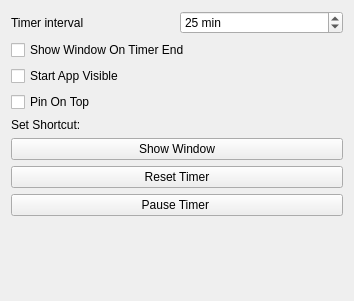
<?xml version="1.0" encoding="UTF-8"?>
<ui version="4.0">
 <class>SettingsWidget</class>
 <widget class="QWidget" name="SettingsWidget">
  <property name="geometry">
   <rect>
    <x>0</x>
    <y>0</y>
    <width>354</width>
    <height>301</height>
   </rect>
  </property>
  <property name="windowTitle">
   <string>Settings</string>
  </property>
  <layout class="QVBoxLayout" name="verticalLayout">
   <item>
    <layout class="QHBoxLayout" name="horizontalLayout">
     <item>
      <widget class="QLabel" name="label">
       <property name="text">
        <string>Timer interval</string>
       </property>
      </widget>
     </item>
     <item>
      <widget class="QSpinBox" name="spinBoxTimer">
       <property name="toolTip">
        <string>&lt;html&gt;&lt;head/&gt;&lt;body&gt;&lt;p&gt;Set timer interval (in minutes)&lt;/p&gt;&lt;/body&gt;&lt;/html&gt;</string>
       </property>
       <property name="suffix">
        <string> min</string>
       </property>
       <property name="minimum">
        <number>1</number>
       </property>
       <property name="maximum">
        <number>120</number>
       </property>
       <property name="value">
        <number>25</number>
       </property>
      </widget>
     </item>
    </layout>
   </item>
   <item>
    <widget class="QCheckBox" name="checkBoxShowWindowTimerEnd">
     <property name="toolTip">
      <string>&lt;html&gt;&lt;head/&gt;&lt;body&gt;&lt;p&gt;Should app window become visible when timer ends?&lt;/p&gt;&lt;/body&gt;&lt;/html&gt;</string>
     </property>
     <property name="text">
      <string>Show Window On Timer End</string>
     </property>
    </widget>
   </item>
   <item>
    <widget class="QCheckBox" name="checkBoxStartWithAppVisible">
     <property name="toolTip">
      <string>&lt;html&gt;&lt;head/&gt;&lt;body&gt;&lt;p&gt;Should app window be visible when application starts?&lt;/p&gt;&lt;/body&gt;&lt;/html&gt;</string>
     </property>
     <property name="text">
      <string>Start App Visible</string>
     </property>
    </widget>
   </item>
   <item>
    <widget class="QCheckBox" name="checkBoxPinOnTop">
     <property name="toolTip">
      <string>&lt;html&gt;&lt;head/&gt;&lt;body&gt;&lt;p&gt;Pin application window on top (above another applications). &lt;/p&gt;&lt;/body&gt;&lt;/html&gt;</string>
     </property>
     <property name="text">
      <string>Pin On Top</string>
     </property>
    </widget>
   </item>
   <item>
    <widget class="QLabel" name="label_2">
     <property name="text">
      <string>Set Shortcut:</string>
     </property>
    </widget>
   </item>
   <item>
    <widget class="HotkeyPushButton" name="pushButtonEditShowWindowHotkey">
     <property name="toolTip">
      <string>&lt;html&gt;&lt;head/&gt;&lt;body&gt;&lt;p&gt;Set global keyboard shortcut for showing application window.&lt;/p&gt;&lt;/body&gt;&lt;/html&gt;</string>
     </property>
     <property name="text">
      <string>Show Window</string>
     </property>
    </widget>
   </item>
   <item>
    <widget class="HotkeyPushButton" name="pushButtonEditResetTimerHotkey">
     <property name="toolTip">
      <string>&lt;html&gt;&lt;head/&gt;&lt;body&gt;&lt;p&gt;Set global keyboard shortcut for resetting timer.&lt;/p&gt;&lt;/body&gt;&lt;/html&gt;</string>
     </property>
     <property name="text">
      <string>Reset Timer</string>
     </property>
    </widget>
   </item>
   <item>
    <widget class="HotkeyPushButton" name="pushButtonEditPauseTimerHotkey">
     <property name="toolTip">
      <string>&lt;html&gt;&lt;head/&gt;&lt;body&gt;&lt;p&gt;Set global keyboard shortcut for pausing timer.&lt;/p&gt;&lt;/body&gt;&lt;/html&gt;</string>
     </property>
     <property name="text">
      <string>Pause Timer </string>
     </property>
    </widget>
   </item>
   <item>
    <spacer name="verticalSpacer">
     <property name="orientation">
      <enum>Qt::Orientation::Vertical</enum>
     </property>
     <property name="sizeHint" stdset="0">
      <size>
       <width>20</width>
       <height>40</height>
      </size>
     </property>
    </spacer>
   </item>
  </layout>
 </widget>
 <customwidgets>
  <customwidget>
   <class>HotkeyPushButton</class>
   <extends>QPushButton</extends>
   <header>hotkeypushbutton.h</header>
  </customwidget>
 </customwidgets>
 <resources/>
 <connections/>
</ui>
